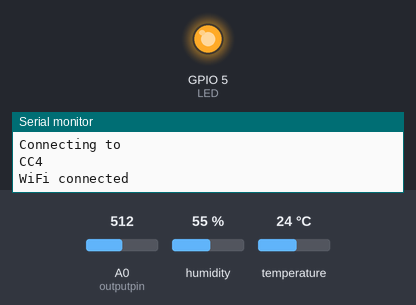
A sketch run on a simulated ESP8266 (NodeMCU). Parts: output pins drawn as LEDs (lit = HIGH), the last lines printed to the serial monitor. The test bench sets the inputs (shaded band); at power-on: A0 (outputpin) = 512, humidity 55 %, temperature 24 °C. WiFi joins after 1.5 s; servers stay silent unless stated.

Above: at 2.3 s.
At 5.6 s:
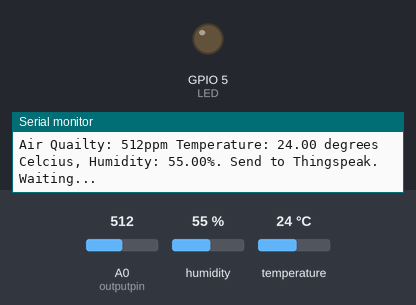
Timing chart, 0 to 10.6 s (numbered marks = the images above):
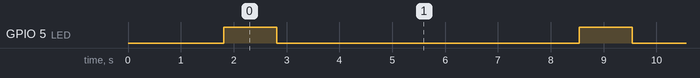

Measured:
- by itself, GPIO 5 (LED): alternates HIGH for 1.0 s and LOW for 5.7 s

The sketch:

Working_code.ino
```cpp
#include <Blynk.h>
#define BLYNK_PRINT Serial
#include <BlynkSimpleEsp8266.h>
#include <DHT.h>  // Including library for dht

#include <ESP8266WiFi.h>
String apiKey = "D95DUHUH760LVQTK";     //  Enter your Write API key from ThingSpeak
char auth[] = "tLKmgTjhwPUt_nSS9AKNijF2H6flXVS4";
const char *ssid1 =  "CC4";     // replace with your wifi ssid and wpa2 key
const char *pass1 =  "12345678";
const char* server = "api.thingspeak.com";
char ssid[] = "CC4";    // Your WiFi credentials.
char pass[] = "12345678";
#define LED 5 // Led in NodeMCU at pin GPIO5 (D1).
#define DHTPIN 0          //pin where the dht11 is connected
//MQ135 gasSensor = MQ135(ANALOGPIN);
int outputpin= A0;
int s1,s2;
DHT dht(DHTPIN, DHT11);

WiFiClient client;

void setup()
{
       Serial.begin(115200);
       delay(10);
       Blynk.begin(auth,ssid,pass);
       dht.begin();
       pinMode(LED, OUTPUT);
       Serial.println("Connecting to ");
       Serial.println(ssid1);
       WiFi.begin(ssid1, pass1);

      while (WiFi.status() != WL_CONNECTED)
     {
            delay(500);
            Serial.print(".");
     }
      Serial.println("");
      Serial.println("WiFi connected");

}

void loop()
{

   int analogValue = analogRead(outputpin);
    //float rzero = gasSensor.getRZero(); //this to get the rzero value, uncomment this to get ppm value
    //float ppm = gasSensor.getPPM();
    //Serial.println(rzero); // this to display the rzero value continuously, uncomment this to get ppm value
    //Serial.println(ppm);
    digitalWrite(LED, HIGH);// turn the LED off.(Note that LOW is the voltage level but actually
                      //the LED is on; this is because it is acive low on the ESP8266.
    delay(1000);          // wait for 1 second.
    digitalWrite(LED, LOW); // turn the LED on.
    delay(500);         // wait for 1 second.

    s1 = analogRead(0);       // read analog input pin 0
    s2 = digitalRead(0);
    Serial.print("Air Quailty: ");
    Serial.print(s1);
    Serial.print("ppm ");
      float h = dht.readHumidity();
      float t = dht.readTemperature();


              if (isnan(h) || isnan(t) || isnan(s1))
                 {
                     Serial.println("Failed to read from DHT sensor!");
                      return;
                 }

                         if (client.connect(server,80))   //   "184.106.153.149" or api.thingspeak.com
                      {

                             String postStr = apiKey;
                             postStr +="&field1=";
                             postStr += String(t);
                             postStr +="&field2=";
                             postStr += String(h);
                             postStr +="&field3=";
                             postStr += String(s1);
                             postStr += "\r\n\r\n";

                             client.print("POST /update HTTP/1.1\n");
                             client.print("Host: api.thingspeak.com\n");
                             client.print("Connection: close\n");
                             client.print("X-THINGSPEAKAPIKEY: "+apiKey+"\n");
                             client.print("Content-Type: application/x-www-form-urlencoded\n");
                             client.print("Content-Length: ");
                             client.print(postStr.length());
                             client.print("\n\n");
                             client.print(postStr);

                             Serial.print("Temperature: ");
                             Serial.print(t);
                             Serial.print(" degrees Celcius, Humidity: ");
                             Serial.print(h);
                             Serial.println("%. Send to Thingspeak.");
                             if(s1>500 && t>25.0 && h>60.0)
                             {
                              Serial.println("Unhealth Air");
                              digitalWrite(LED, HIGH);
                              delay(5000);
                              digitalWrite(LED, LOW);
                              delay(500);
                              Blynk.email("Shashwat.negi2017@vitstudent.ac.in", "ESP8266 Alert", "Unhealthy Air!");
                              Blynk.notify("ESP8266 Alert - Unhealthy Air!");
                          }


                        }
          client.stop();
          Blynk.virtualWrite(V0, t);
          Blynk.virtualWrite(V1, h);
          Blynk.virtualWrite(V2, s1);
          Serial.println("Waiting...");

  // thingspeak needs minimum 15 sec delay between updates, i've set it to 30 seconds
  delay(5000);
}
```
